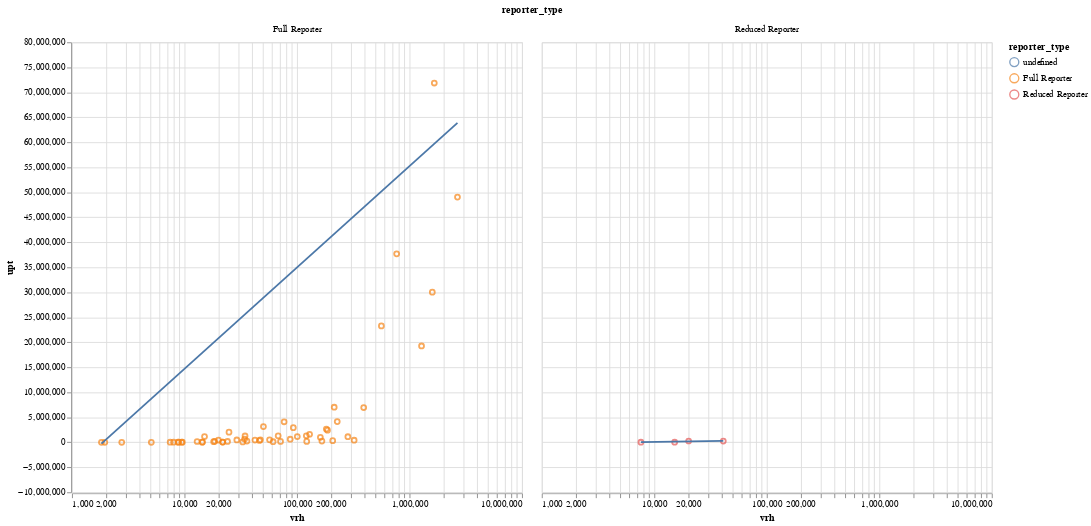

The notebook cell saved with this chart:
### Markdown cell above
### Passengers per VRH

### Code cell
make_scatter(
    data=df[df["year"] == "2023"],
    y_ax="upt",
    x_ax="vrh",
    color="reporter_type",
    log_scale=True,
    y_scale=True,
    # x_scale=True
).facet(
    facet=alt.Facet("reporter_type"),
    columns=3,
)

### Figure 1 — Vega-Lite specification as saved in the notebook (floating-point values rounded to 4 significant figures)
{"config": {"view": {"continuousWidth": 300, "continuousHeight": 300}}, "data": {"name": "data-40b39abdbc8b994b31f8fc3613b12a81"}, "facet": {"field": "reporter_type", "type": "nominal"}, "spec": {"layer": [{"mark": {"type": "point"}, "encoding": {"color": {"field": "reporter_type", "type": "nominal"}, "tooltip": [{"field": "vrh", "type": "quantitative"}, {"field": "upt", "type": "quantitative"}, {"field": "agency_name", "type": "nominal"}], "x": {"field": "vrh", "scale": {"type": "log"}, "type": "quantitative"}, "y": {"field": "upt", "type": "quantitative"}}, "name": "view_17", "title": "vrh vs. upt"}, {"mark": {"type": "line"}, "encoding": {"color": {"field": "reporter_type", "type": "nominal"}, "tooltip": [{"field": "vrh", "type": "quantitative"}, {"field": "upt", "type": "quantitative"}, {"field": "agency_name", "type": "nominal"}], "x": {"field": "vrh", "scale": {"type": "log"}, "type": "quantitative"}, "y": {"field": "upt", "type": "quantitative"}}, "title": "vrh vs. upt", "transform": [{"on": "vrh", "regression": "upt"}]}], "height": 500, "width": 500}, "columns": 3, "params": [{"name": "param_17", "select": {"type": "interval", "encodings": ["x", "y"]}, "bind": "scales", "views": ["view_17"]}], "$schema": "https://vega.github.io/schema/vega-lite/v5.20.1.json", "datasets": {"data-40b39abdbc8b994b31f8fc3613b12a81": [{"agency_name": "Alameda-Contra Costa Transit District", "agency_status": "Active", "city": "Oakland", "mode": "RB", "service": "DO", "ntd_id": "90014", "reporter_type": "Full Reporter", "reporting_module": "Urban", "state": "CA", "primary_uza_name": "San Francisco--Oakland, CA", "year": "2023", "upt": 4106130, "vrh": 76821, "vrm": 681509, "opexp_total": 21949532, "RTPA": "Metropolitan Transportation Commission", "_merge": "both"}, {"agency_name": "Alameda-Contra Costa Transit District", "agency_status": "Active", "city": "Oakland", "mode": "DR", "service": "PT", "ntd_id": "90014", "reporter_type": "Full Reporter", "reporting_module": "Urban", "state": "CA", "primary_uza_name": "San Francisco--Oakland, CA", "year": "2023", "upt": 419288, "vrh": 322042, "vrm": 4411277, "opexp_total": 44057385, "RTPA": "Metropolitan Transportation Commission", "_merge": "both"}, {"agency_name": "Alameda-Contra Costa Transit District", "agency_status": "Active", "city": "Oakland", "mode": "CB", "service": "DO", "ntd_id": "90014", "reporter_type": "Full Reporter", "reporting_module": "Urban", "state": "CA", "primary_uza_name": "San Francisco--Oakland, CA", "year": "2023", "upt": 467661, "vrh": 29191, "vrm": 460017, "opexp_total": 8634025, "RTPA": "Metropolitan Transportation Commission", "_merge": "both"}, {"agency_name": "Alameda-Contra Costa Transit District", "agency_status": "Active", "city": "Oakland", "mode": "MB", "service": "DO", "ntd_id": "90014", "reporter_type": "Full Reporter", "reporting_module": "Urban", "state": "CA", "primary_uza_name": "San Francisco--Oakland, CA", "year": "2023", "upt": 30029858, "vrh": 1595492, "vrm": 16404172, "opexp_total": 454197000, "RTPA": "Metropolitan Transportation Commission", "_merge": "both"}, {"agency_name": "Alameda-Contra Costa Transit District", "agency_status": "Active", "city": "Oakland", "mode": "MB", "service": "PT", "ntd_id": "90014", "reporter_type": "Full Reporter", "reporting_module": "Urban", "state": "CA", "primary_uza_name": "San Francisco--Oakland, CA", "year": "2023", "upt": 167120, "vrh": 24136, "vrm": 393669, "opexp_total": 3568738, "RTPA": "Metropolitan Transportation Commission", "_merge": "both"}, {"agency_name": "Central Contra Costa Transit Authority (CCCTA)", "agency_status": "Active", "city": "Concord", "mode": "MB", "service": "PT", "ntd_id": "90078", "reporter_type": "Full Reporter", "reporting_module": "Urban", "state": "CA", "primary_uza_name": "Concord--Walnut Creek, CA", "year": "2023", "upt": 1803, "vrh": 2768, "vrm": 35082, "opexp_total": 307689, "RTPA": "Metropolitan Transportation Commission", "_merge": "both"}, {"agency_name": "Central Contra Costa Transit Authority (CCCTA)", "agency_status": "Active", "city": "Concord", "mode": "DR", "service": "PT", "ntd_id": "90078", "reporter_type": "Full Reporter", "reporting_module": "Urban", "state": "CA", "primary_uza_name": "Concord--Walnut Creek, CA", "year": "2023", "upt": 113535, "vrh": 61316, "vrm": 997060, "opexp_total": 7676093, "RTPA": "Metropolitan Transportation Commission", "_merge": "both"}, {"agency_name": "Central Contra Costa Transit Authority (CCCTA)", "agency_status": "Active", "city": "Concord", "mode": "MB", "service": "DO", "ntd_id": "90078", "reporter_type": "Full Reporter", "reporting_module": "Urban", "state": "CA", "primary_uza_name": "Concord--Walnut Creek, CA", "year": "2023", "upt": 2422774, "vrh": 186702, "vrm": 1775507, "opexp_total": 33022741, "RTPA": "Metropolitan Transportation Commission", "_merge": "both"}, {"agency_name": "City and County of San Francisco (SFMTA) - Transit Division", "agency_status": "Active", "city": "San Francisco", "mode": "DR", "service": "PT", "ntd_id": "90015", "reporter_type": "Full Reporter", "reporting_module": "Urban", "state": "CA", "primary_uza_name": "San Francisco--Oakland, CA", "year": "2023", "upt": 237353, "vrh": 166480, "vrm": 1248469, "opexp_total": 22581487, "RTPA": "Metropolitan Transportation Commission", "_merge": "both"}, {"agency_name": "City and County of San Francisco (SFMTA) - Transit Division", "agency_status": "Active", "city": "San Francisco", "mode": "SR", "service": "DO", "ntd_id": "90015", "reporter_type": "Full Reporter", "reporting_module": "Urban", "state": "CA", "primary_uza_name": "San Francisco--Oakland, CA", "year": "2023", "upt": 3136144, "vrh": 50301, "vrm": 247153, "opexp_total": 30162729, "RTPA": "Metropolitan Transportation Commission", "_merge": "both"}, {"agency_name": "City and County of San Francisco (SFMTA) - Transit Division", "agency_status": "Active", "city": "San Francisco", "mode": "MB", "service": "DO", "ntd_id": "90015", "reporter_type": "Full Reporter", "reporting_module": "Urban", "state": "CA", "primary_uza_name": "San Francisco--Oakland, CA", "year": "2023", "upt": 71851901, "vrh": 1661223, "vrm": 13046816, "opexp_total": 433123945, "RTPA": "Metropolitan Transportation Commission", "_merge": "both"}, {"agency_name": "City and County of San Francisco (SFMTA) - Transit Division", "agency_status": "Active", "city": "San Francisco", "mode": "CC", "service": "DO", "ntd_id": "90015", "reporter_type": "Full Reporter", "reporting_module": "Urban", "state": "CA", "primary_uza_name": "San Francisco--Oakland, CA", "year": "2023", "upt": 2926495, "vrh": 92722, "vrm": 198912, "opexp_total": 74057382, "RTPA": "Metropolitan Transportation Commission", "_merge": "both"}, {"agency_name": "City and County of San Francisco (SFMTA) - Transit Division", "agency_status": "Active", "city": "San Francisco", "mode": "LR", "service": "DO", "ntd_id": "90015", "reporter_type": "Full Reporter", "reporting_module": "Urban", "state": "CA", "primary_uza_name": "San Francisco--Oakland, CA", "year": "2023", "upt": 23281310, "vrh": 562403, "vrm": 4833132, "opexp_total": 215714649, "RTPA": "Metropolitan Transportation Commission", "_merge": "both"}, {"agency_name": "City and County of San Francisco (SFMTA) - Transit Division", "agency_status": "Active", "city": "San Francisco", "mode": "TB", "service": "DO", "ntd_id": "90015", "reporter_type": "Full Reporter", "reporting_module": "Urban", "state": "CA", "primary_uza_name": "San Francisco--Oakland, CA", "year": "2023", "upt": 37694490, "vrh": 769101, "vrm": 4631395, "opexp_total": 198854397, "RTPA": "Metropolitan Transportation Commission", "_merge": "both"}, {"agency_name": "City of Fairfield, California - Transportation Division/Public Works Department", "agency_status": "Active", "city": "Fairfield", "mode": "MB", "service": "PT", "ntd_id": "90092", "reporter_type": "Full Reporter", "reporting_module": "Urban", "state": "CA", "primary_uza_name": "Fairfield, CA", "year": "2023", "upt": 254326, "vrh": 35905, "vrm": 473294, "opexp_total": 8027285, "RTPA": "Metropolitan Transportation Commission", "_merge": "both"}, {"agency_name": "City of Fairfield, California - Transportation Division/Public Works Department", "agency_status": "Active", "city": "Fairfield", "mode": "CB", "service": "PT", "ntd_id": "90092", "reporter_type": "Full Reporter", "reporting_module": "Urban", "state": "CA", "primary_uza_name": "Fairfield, CA", "year": "2023", "upt": 7153, "vrh": 1827, "vrm": 58495, "opexp_total": 590270, "RTPA": "Metropolitan Transportation Commission", "_merge": "both"}, {"agency_name": "City of Fairfield, California - Transportation Division/Public Works Department", "agency_status": "Active", "city": "Fairfield", "mode": "DR", "service": "PT", "ntd_id": "90092", "reporter_type": "Full Reporter", "reporting_module": "Urban", "state": "CA", "primary_uza_name": "Fairfield, CA", "year": "2023", "upt": 12305, "vrh": 7457, "vrm": 94892, "opexp_total": 1571486, "RTPA": "Metropolitan Transportation Commission", "_merge": "both"}, {"agency_name": "City of Petaluma - Transit", "agency_status": "Active", "city": "Petaluma", "mode": "DR", "service": "PT", "ntd_id": "90213", "reporter_type": "Full Reporter", "reporting_module": "Urban", "state": "CA", "primary_uza_name": "Petaluma, CA", "year": "2023", "upt": 7446, "vrh": 5070, "vrm": 28711, "opexp_total": 877730, "RTPA": "Metropolitan Transportation Commission", "_merge": "both"}, {"agency_name": "City of Petaluma - Transit", "agency_status": "Active", "city": "Petaluma", "mode": "MB", "service": "PT", "ntd_id": "90213", "reporter_type": "Full Reporter", "reporting_module": "Urban", "state": "CA", "primary_uza_name": "Petaluma, CA", "year": "2023", "upt": 206161, "vrh": 18570, "vrm": 229901, "opexp_total": 2950945, "RTPA": "Metropolitan Transportation Commission", "_merge": "both"}, {"agency_name": "City of Santa Rosa - Transit Division", "agency_status": "Active", "city": "Santa Rosa", "mode": "DR", "service": "PT", "ntd_id": "90017", "reporter_type": "Full Reporter", "reporting_module": "Urban", "state": "CA", "primary_uza_name": "Santa Rosa, CA", "year": "2023", "upt": 26015, "vrh": 14352, "vrm": 157273, "opexp_total": 1485023, "RTPA": "Metropolitan Transportation Commission", "_merge": "both"}, {"agency_name": "City of Santa Rosa - Transit Division", "agency_status": "Active", "city": "Santa Rosa", "mode": "MB", "service": "DO", "ntd_id": "90017", "reporter_type": "Full Reporter", "reporting_module": "Urban", "state": "CA", "primary_uza_name": "Santa Rosa, CA", "year": "2023", "upt": 1288970, "vrh": 68026, "vrm": 761911, "opexp_total": 11995106, "RTPA": "Metropolitan Transportation Commission", "_merge": "both"}, {"agency_name": "City of Santa Rosa - Transit Division", "agency_status": "Active", "city": "Santa Rosa", "mode": "MB", "service": "PT", "ntd_id": "90017", "reporter_type": "Full Reporter", "reporting_module": "Urban", "state": "CA", "primary_uza_name": "Santa Rosa, CA", "year": "2023", "upt": 4761, "vrh": 1958, "vrm": 20558, "opexp_total": 171950, "RTPA": "Metropolitan Transportation Commission", "_merge": "both"}, {"agency_name": "City of Union City (UCT) - Public Works", "agency_status": "Active", "city": "Union City", "mode": "MB", "service": "PT", "ntd_id": "90161", "reporter_type": "Reduced Reporter", "reporting_module": "Urban", "state": "CA", "primary_uza_name": "San Francisco--Oakland, CA", "year": "2023", "upt": 242472, "vrh": 41060, "vrm": 572554, "opexp_total": 6395354, "RTPA": "Metropolitan Transportation Commission", "_merge": "both"}, {"agency_name": "City of Union City (UCT) - Public Works", "agency_status": "Active", "city": "Union City", "mode": "DR", "service": "PT", "ntd_id": "90161", "reporter_type": "Reduced Reporter", "reporting_module": "Urban", "state": "CA", "primary_uza_name": "San Francisco--Oakland, CA", "year": "2023", "upt": 16624, "vrh": 15168, "vrm": 60340, "opexp_total": 1568122, "RTPA": "Metropolitan Transportation Commission", "_merge": "both"}, {"agency_name": "City of Vacaville - Department of Public Works", "agency_status": "Active", "city": "Vacaville", "mode": "MB", "service": "PT", "ntd_id": "90155", "reporter_type": "Reduced Reporter", "reporting_module": "Urban", "state": "CA", "primary_uza_name": "Vacaville, CA", "year": "2023", "upt": 258829, "vrh": 20192, "vrm": 265713, "opexp_total": 2025216, "RTPA": "Metropolitan Transportation Commission", "_merge": "both"}, {"agency_name": "City of Vacaville - Department of Public Works", "agency_status": "Active", "city": "Vacaville", "mode": "DR", "service": "PT", "ntd_id": "90155", "reporter_type": "Reduced Reporter", "reporting_module": "Urban", "state": "CA", "primary_uza_name": "Vacaville, CA", "year": "2023", "upt": 19191, "vrh": 7602, "vrm": 100480, "opexp_total": 925817, "RTPA": "Metropolitan Transportation Commission", "_merge": "both"}, {"agency_name": "County of Sonoma (SCT) - Department of Public Infrastructure - Transit Division", "agency_status": "Active", "city": "Santa Rosa", "mode": "MB", "service": "PT", "ntd_id": "90089", "reporter_type": "Full Reporter", "reporting_module": "Urban", "state": "CA", "primary_uza_name": "Santa Rosa, CA", "year": "2023", "upt": 613031, "vrh": 87031, "vrm": 1424277, "opexp_total": 15013791, "RTPA": "Metropolitan Transportation Commission", "_merge": "both"}, {"agency_name": "County of Sonoma (SCT) - Department of Public Infrastructure - Transit Division", "agency_status": "Active", "city": "Santa Rosa", "mode": "DR", "service": "PT", "ntd_id": "90089", "reporter_type": "Full Reporter", "reporting_module": "Urban", "state": "CA", "primary_uza_name": "Santa Rosa, CA", "year": "2023", "upt": 36842, "vrh": 21885, "vrm": 313637, "opexp_total": 3264876, "RTPA": "Metropolitan Transportation Commission", "_merge": "both"}, {"agency_name": "Golden Gate Bridge, Highway and Transportation District (GGBHTD) - Golden Gate Transit; Golden Gate Ferry", "agency_status": "Active", "city": "San Francisco", "mode": "MB", "service": "DO", "ntd_id": "90016", "reporter_type": "Full Reporter", "reporting_module": "Urban", "state": "CA", "primary_uza_name": "San Francisco--Oakland, CA", "year": "2023", "upt": 1308398, "vrh": 121079, "vrm": 2049895, "opexp_total": 80128216, "RTPA": "Metropolitan Transportation Commission", "_merge": "both"}, {"agency_name": "Golden Gate Bridge, Highway and Transportation District (GGBHTD) - Golden Gate Transit; Golden Gate Ferry", "agency_status": "Active", "city": "San Francisco", "mode": "DR", "service": "PT", "ntd_id": "90016", "reporter_type": "Full Reporter", "reporting_module": "Urban", "state": "CA", "primary_uza_name": "San Francisco--Oakland, CA", "year": "2023", "upt": 12485, "vrh": 7994, "vrm": 167065, "opexp_total": 1319993, "RTPA": "Metropolitan Transportation Commission", "_merge": "both"}, {"agency_name": "Golden Gate Bridge, Highway and Transportation District (GGBHTD) - Golden Gate Transit; Golden Gate Ferry", "agency_status": "Active", "city": "San Francisco", "mode": "FB", "service": "DO", "ntd_id": "90016", "reporter_type": "Full Reporter", "reporting_module": "Urban", "state": "CA", "primary_uza_name": "San Francisco--Oakland, CA", "year": "2023", "upt": 1155682, "vrh": 15067, "vrm": 178945, "opexp_total": 38177017, "RTPA": "Metropolitan Transportation Commission", "_merge": "both"}, {"agency_name": "Livermore / Amador Valley Transit Authority (LAVTA)", "agency_status": "Active", "city": "Livermore", "mode": "MB", "service": "PT", "ntd_id": "90144", "reporter_type": "Full Reporter", "reporting_module": "Urban", "state": "CA", "primary_uza_name": "Livermore--Pleasanton--Dublin, CA", "year": "2023", "upt": 1145515, "vrh": 100598, "vrm": 1328472, "opexp_total": 17210855, "RTPA": "Metropolitan Transportation Commission", "_merge": "both"}, {"agency_name": "Marin County Transit District (MCTD)", "agency_status": "Active", "city": "San Rafael", "mode": "MB", "service": "PT", "ntd_id": "90234", "reporter_type": "Full Reporter", "reporting_module": "Urban", "state": "CA", "primary_uza_name": "San Francisco--Oakland, CA", "year": "2023", "upt": 2648326, "vrh": 182308, "vrm": 2642268, "opexp_total": 29401097, "RTPA": "Metropolitan Transportation Commission", "_merge": "both"}, {"agency_name": "Marin County Transit District (MCTD)", "agency_status": "Active", "city": "San Rafael", "mode": "DR", "service": "PT", "ntd_id": "90234", "reporter_type": "Full Reporter", "reporting_module": "Urban", "state": "CA", "primary_uza_name": "San Francisco--Oakland, CA", "year": "2023", "upt": 46102, "vrh": 21800, "vrm": 375035, "opexp_total": 4548158, "RTPA": "Metropolitan Transportation Commission", "_merge": "both"}, {"agency_name": "Metropolitan Transportation Commission (MTC) - Field Operations and Asset Management", "agency_status": "Active", "city": "San Francisco", "mode": "VP", "service": "PT", "ntd_id": "90094", "reporter_type": "Full Reporter", "reporting_module": "Urban", "state": "CA", "primary_uza_name": "San Francisco--Oakland, CA", "year": "2023", "upt": 1113315, "vrh": 283315, "vrm": 13422183, "opexp_total": 7634546, "RTPA": "Metropolitan Transportation Commission", "_merge": "both"}, {"agency_name": "Napa Valley Transportation Authority (NVTA)", "agency_status": "Active", "city": "Napa", "mode": "DR", "service": "PT", "ntd_id": "90088", "reporter_type": "Full Reporter", "reporting_module": "Urban", "state": "CA", "primary_uza_name": "Napa, CA", "year": "2023", "upt": 74829, "vrh": 32933, "vrm": 258397, "opexp_total": 3708684, "RTPA": "Metropolitan Transportation Commission", "_merge": "both"}, {"agency_name": "Napa Valley Transportation Authority (NVTA)", "agency_status": "Active", "city": "Napa", "mode": "CB", "service": "PT", "ntd_id": "90088", "reporter_type": "Full Reporter", "reporting_module": "Urban", "state": "CA", "primary_uza_name": "Napa, CA", "year": "2023", "upt": 52608, "vrh": 14470, "vrm": 383593, "opexp_total": 1798291, "RTPA": "Metropolitan Transportation Commission", "_merge": "both"}, {"agency_name": "Napa Valley Transportation Authority (NVTA)", "agency_status": "Active", "city": "Napa", "mode": "MB", "service": "PT", "ntd_id": "90088", "reporter_type": "Full Reporter", "reporting_module": "Urban", "state": "CA", "primary_uza_name": "Napa, CA", "year": "2023", "upt": 360558, "vrh": 46360, "vrm": 703324, "opexp_total": 8381444, "RTPA": "Metropolitan Transportation Commission", "_merge": "both"}, {"agency_name": "Peninsula Corridor Joint Powers Board (PCJPB)", "agency_status": "Active", "city": "San Carlos", "mode": "CR", "service": "PT", "ntd_id": "90134", "reporter_type": "Full Reporter", "reporting_module": "Urban", "state": "CA", "primary_uza_name": "San Francisco--Oakland, CA", "year": "2023", "upt": 7012116, "vrh": 214153, "vrm": 6800628, "opexp_total": 172893335, "RTPA": "Metropolitan Transportation Commission", "_merge": "both"}, {"agency_name": "San Francisco Bay Area Rapid Transit District (BART)", "agency_status": "Active", "city": "Oakland", "mode": "MG", "service": "PT", "ntd_id": "90003", "reporter_type": "Full Reporter", "reporting_module": "Urban", "state": "CA", "primary_uza_name": "San Francisco--Oakland, CA", "year": "2023", "upt": 457366, "vrh": 20044, "vrm": 258323, "opexp_total": 8377661, "RTPA": "Metropolitan Transportation Commission", "_merge": "both"}, {"agency_name": "San Francisco Bay Area Rapid Transit District (BART)", "agency_status": "Active", "city": "Oakland", "mode": "HR", "service": "DO", "ntd_id": "90003", "reporter_type": "Full Reporter", "reporting_module": "Urban", "state": "CA", "primary_uza_name": "San Francisco--Oakland, CA", "year": "2023", "upt": 49043322, "vrh": 2669501, "vrm": 83783824, "opexp_total": 754188006, "RTPA": "Metropolitan Transportation Commission", "_merge": "both"}, {"agency_name": "San Francisco Bay Area Rapid Transit District (BART)", "agency_status": "Active", "city": "Oakland", "mode": "YR", "service": "DO", "ntd_id": "90003", "reporter_type": "Full Reporter", "reporting_module": "Urban", "state": "CA", "primary_uza_name": "San Francisco--Oakland, CA", "year": "2023", "upt": 1263714, "vrh": 34529, "vrm": 1191602, "opexp_total": 19617059, "RTPA": "Metropolitan Transportation Commission", "_merge": "both"}, {"agency_name": "San Francisco Bay Area Water Emergency Transportation Authority (WETA)", "agency_status": "Active", "city": "San Francisco", "mode": "FB", "service": "PT", "ntd_id": "90225", "reporter_type": "Full Reporter", "reporting_module": "Urban", "state": "CA", "primary_uza_name": "San Francisco--Oakland, CA", "year": "2023", "upt": 2024646, "vrh": 24860, "vrm": 515185, "opexp_total": 55300017, "RTPA": "Metropolitan Transportation Commission", "_merge": "both"}, {"agency_name": "San Mateo County Transit District (SMCTD)", "agency_status": "Active", "city": "San Carlos", "mode": "DR", "service": "PT", "ntd_id": "90009", "reporter_type": "Full Reporter", "reporting_module": "Urban", "state": "CA", "primary_uza_name": "San Francisco--Oakland, CA", "year": "2023", "upt": 183772, "vrh": 122000, "vrm": 1669345, "opexp_total": 19921298, "RTPA": "Metropolitan Transportation Commission", "_merge": "both"}, {"agency_name": "San Mateo County Transit District (SMCTD)", "agency_status": "Active", "city": "San Carlos", "mode": "DR", "service": "TX", "ntd_id": "90009", "reporter_type": "Full Reporter", "reporting_module": "Urban", "state": "CA", "primary_uza_name": "San Francisco--Oakland, CA", "year": "2023", "upt": 21988, "vrh": 8770, "vrm": 279665, "opexp_total": 1815583, "RTPA": "Metropolitan Transportation Commission", "_merge": "both"}, {"agency_name": "San Mateo County Transit District (SMCTD)", "agency_status": "Active", "city": "San Carlos", "mode": "MB", "service": "DO", "ntd_id": "90009", "reporter_type": "Full Reporter", "reporting_module": "Urban", "state": "CA", "primary_uza_name": "San Francisco--Oakland, CA", "year": "2023", "upt": 6956810, "vrh": 391664, "vrm": 4155546, "opexp_total": 146336295, "RTPA": "Metropolitan Transportation Commission", "_merge": "both"}, {"agency_name": "San Mateo County Transit District (SMCTD)", "agency_status": "Active", "city": "San Carlos", "mode": "MB", "service": "PT", "ntd_id": "90009", "reporter_type": "Full Reporter", "reporting_module": "Urban", "state": "CA", "primary_uza_name": "San Francisco--Oakland, CA", "year": "2023", "upt": 1611275, "vrh": 129405, "vrm": 1689142, "opexp_total": 24474957, "RTPA": "Metropolitan Transportation Commission", "_merge": "both"}, {"agency_name": "Santa Clara Valley Transportation Authority (VTA)", "agency_status": "Active", "city": "San Jose", "mode": "MB", "service": "DO", "ntd_id": "90013", "reporter_type": "Full Reporter", "reporting_module": "Urban", "state": "CA", "primary_uza_name": "San Jose, CA", "year": "2023", "upt": 19266958, "vrh": 1279460, "vrm": 14957419, "opexp_total": 305975159, "RTPA": "Metropolitan Transportation Commission", "_merge": "both"}, {"agency_name": "Santa Clara Valley Transportation Authority (VTA)", "agency_status": "Active", "city": "San Jose", "mode": "DR", "service": "PT", "ntd_id": "90013", "reporter_type": "Full Reporter", "reporting_module": "Urban", "state": "CA", "primary_uza_name": "San Jose, CA", "year": "2023", "upt": 324434, "vrh": 207660, "vrm": 3445265, "opexp_total": 23462989, "RTPA": "Metropolitan Transportation Commission", "_merge": "both"}, {"agency_name": "Santa Clara Valley Transportation Authority (VTA)", "agency_status": "Active", "city": "San Jose", "mode": "LR", "service": "DO", "ntd_id": "90013", "reporter_type": "Full Reporter", "reporting_module": "Urban", "state": "CA", "primary_uza_name": "San Jose, CA", "year": "2023", "upt": 4147807, "vrh": 227892, "vrm": 3202370, "opexp_total": 122428199, "RTPA": "Metropolitan Transportation Commission", "_merge": "both"}, {"agency_name": "Santa Clara Valley Transportation Authority (VTA)", "agency_status": "Active", "city": "San Jose", "mode": "MB", "service": "PT", "ntd_id": "90013", "reporter_type": "Full Reporter", "reporting_module": "Urban", "state": "CA", "primary_uza_name": "San Jose, CA", "year": "2023", "upt": 114740, "vrh": 18157, "vrm": 174241, "opexp_total": 2204624, "RTPA": "Metropolitan Transportation Commission", "_merge": "both"}, {"agency_name": "Solano County Transit", "agency_status": "Active", "city": "Vallejo", "mode": "DR", "service": "PT", "ntd_id": "90232", "reporter_type": "Full Reporter", "reporting_module": "Urban", "state": "CA", "primary_uza_name": "Vallejo, CA", "year": "2023", "upt": 19352, "vrh": 9444, "vrm": 105465, "opexp_total": 1303180, "RTPA": "Metropolitan Transportation Commission", "_merge": "both"}, {"agency_name": "Solano County Transit", "agency_status": "Active", "city": "Vallejo", "mode": "MB", "service": "PT", "ntd_id": "90232", "reporter_type": "Full Reporter", "reporting_module": "Urban", "state": "CA", "primary_uza_name": "Vallejo, CA", "year": "2023", "upt": 451567, "vrh": 42289, "vrm": 521552, "opexp_total": 7161426, "RTPA": "Metropolitan Transportation Commission", "_merge": "both"}, {"agency_name": "Solano County Transit", "agency_status": "Active", "city": "Vallejo", "mode": "CB", "service": "PT", "ntd_id": "90232", "reporter_type": "Full Reporter", "reporting_module": "Urban", "state": "CA", "primary_uza_name": "Vallejo, CA", "year": "2023", "upt": 496901, "vrh": 47280, "vrm": 1349202, "opexp_total": 10041002, "RTPA": "Metropolitan Transportation Commission", "_merge": "both"}, {"agency_name": "Sonoma-Marin Area Rail Transit District (SMART)", "agency_status": "Active", "city": "Petaluma", "mode": "CR", "service": "DO", "ntd_id": "90299", "reporter_type": "Full Reporter", "reporting_module": "Urban", "state": "CA", "primary_uza_name": "Santa Rosa, CA", "year": "2023", "upt": 640099, "vrh": 34223, "vrm": 977309, "opexp_total": 30585066, "RTPA": "Metropolitan Transportation Commission", "_merge": "both"}, {"agency_name": "The Eastern Contra Costa Transit Authority", "agency_status": "Active", "city": "Antioch", "mode": "MB", "service": "PT", "ntd_id": "90162", "reporter_type": "Full Reporter", "reporting_module": "Urban", "state": "CA", "primary_uza_name": "Antioch, CA", "year": "2023", "upt": 992717, "vrh": 161342, "vrm": 2020307, "opexp_total": 24376373, "RTPA": "Metropolitan Transportation Commission", "_merge": "both"}, {"agency_name": "The Eastern Contra Costa Transit Authority", "agency_status": "Active", "city": "Antioch", "mode": "DR", "service": "TN", "ntd_id": "90162", "reporter_type": "Full Reporter", "reporting_module": "Urban", "state": "CA", "primary_uza_name": "Antioch, CA", "year": "2023", "upt": 34932, "vrh": 8879, "vrm": 266982, "opexp_total": 472320, "RTPA": "Metropolitan Transportation Commission", "_merge": "both"}, {"agency_name": "The Eastern Contra Costa Transit Authority", "agency_status": "Active", "city": "Antioch", "mode": "DR", "service": "PT", "ntd_id": "90162", "reporter_type": "Full Reporter", "reporting_module": "Urban", "state": "CA", "primary_uza_name": "Antioch, CA", "year": "2023", "upt": 184234, "vrh": 71385, "vrm": 912999, "opexp_total": 7783760, "RTPA": "Metropolitan Transportation Commission", "_merge": "both"}, {"agency_name": "Western Contra Costa Transit Authority (WCCTA )", "agency_status": "Active", "city": "Pinole", "mode": "MB", "service": "PT", "ntd_id": "90159", "reporter_type": "Full Reporter", "reporting_module": "Urban", "state": "CA", "primary_uza_name": "San Francisco--Oakland, CA", "year": "2023", "upt": 488451, "vrh": 57034, "vrm": 854789, "opexp_total": 9136815, "RTPA": "Metropolitan Transportation Commission", "_merge": "both"}, {"agency_name": "Western Contra Costa Transit Authority (WCCTA )", "agency_status": "Active", "city": "Pinole", "mode": "CB", "service": "PT", "ntd_id": "90159", "reporter_type": "Full Reporter", "reporting_module": "Urban", "state": "CA", "primary_uza_name": "San Francisco--Oakland, CA", "year": "2023", "upt": 160596, "vrh": 12947, "vrm": 385820, "opexp_total": 2374822, "RTPA": "Metropolitan Transportation Commission", "_merge": "both"}, {"agency_name": "Western Contra Costa Transit Authority (WCCTA )", "agency_status": "Active", "city": "Pinole", "mode": "DR", "service": "PT", "ntd_id": "90159", "reporter_type": "Full Reporter", "reporting_module": "Urban", "state": "CA", "primary_uza_name": "San Francisco--Oakland, CA", "year": "2023", "upt": 18873, "vrh": 9565, "vrm": 101107, "opexp_total": 1475675, "RTPA": "Metropolitan Transportation Commission", "_merge": "both"}]}}
